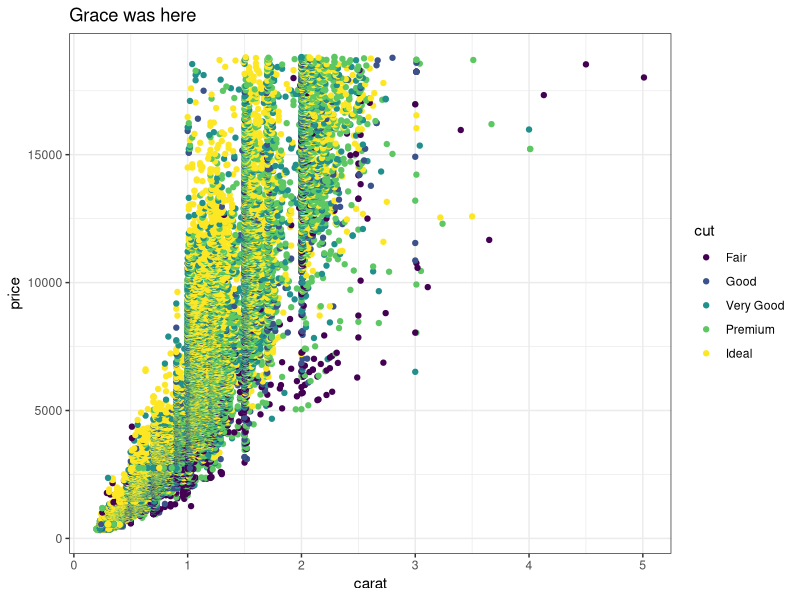
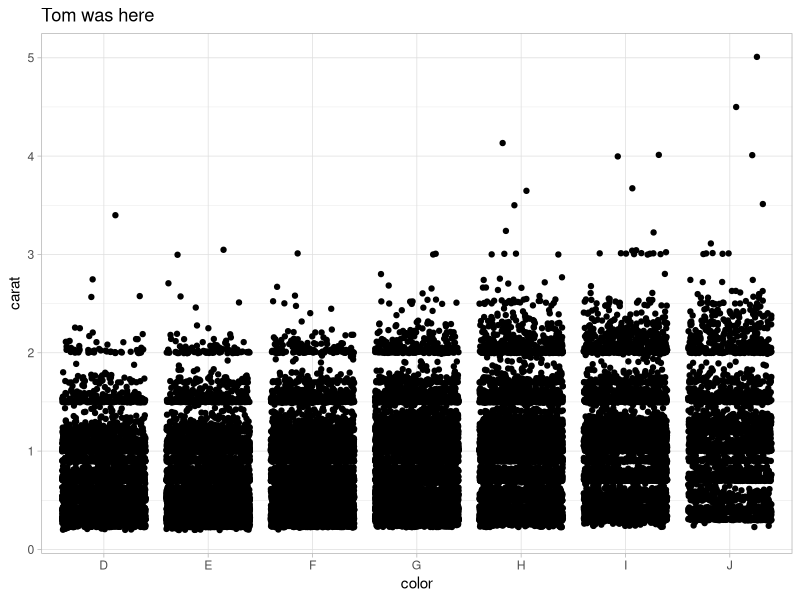
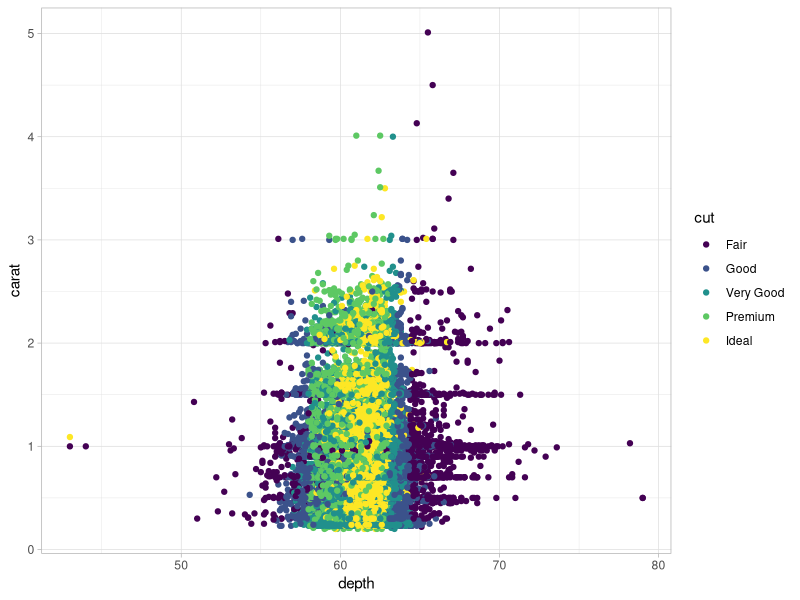

Reproduce these figures in R, in order.
## ---- chunk 1
knitr::opts_chunk$set(echo = TRUE)
library(tidyverse)
## ---- chunk 2
# Partner 1: 
# Run the code below to see the original graph
# Change the code below to make the point color change based on 'cut', and update the theme to theme_bw(). Update the title to include your first name. 

ggplot(data = diamonds, aes(x = carat, y = price)) +
  geom_point(aes(color = cut)) +
  theme_bw() +
  labs(title = "Grace was here")
## ---- chunk 3
# Partner 2: 
# Run the code below to see the original graph
# Change the code below to make the geom a geom_jitter, and update the theme to theme_light. Update the title to include your first name. 

ggplot(data = diamonds, aes(x = color, y = carat)) +
  geom_jitter() +
  theme_light() +
  labs(title = "Tom was here")
## ---- chunk 4
ggplot(data = diamonds, aes(x = depth, y = carat, color = cut)) +
  geom_point() +
  theme_light()

premium_diamonds <- diamonds %>% 
  filter(cut == "Premium")
## ---- chunk 5
